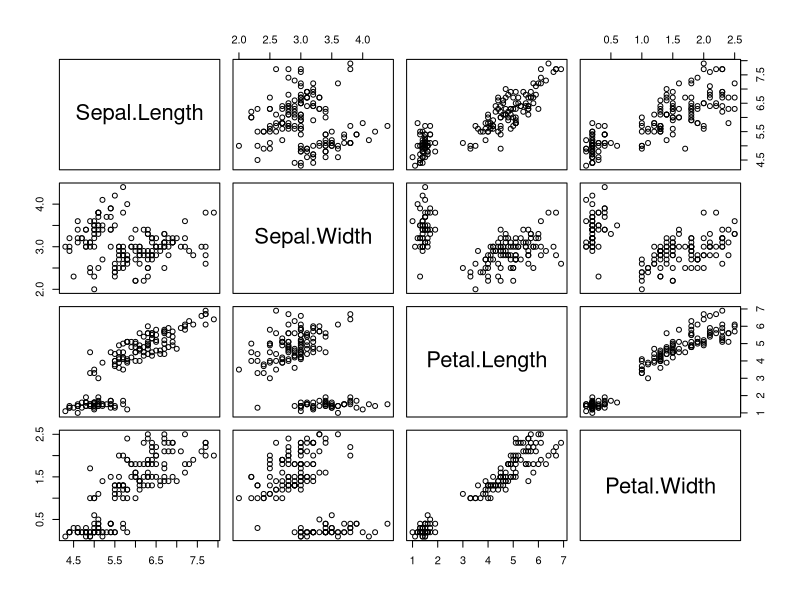
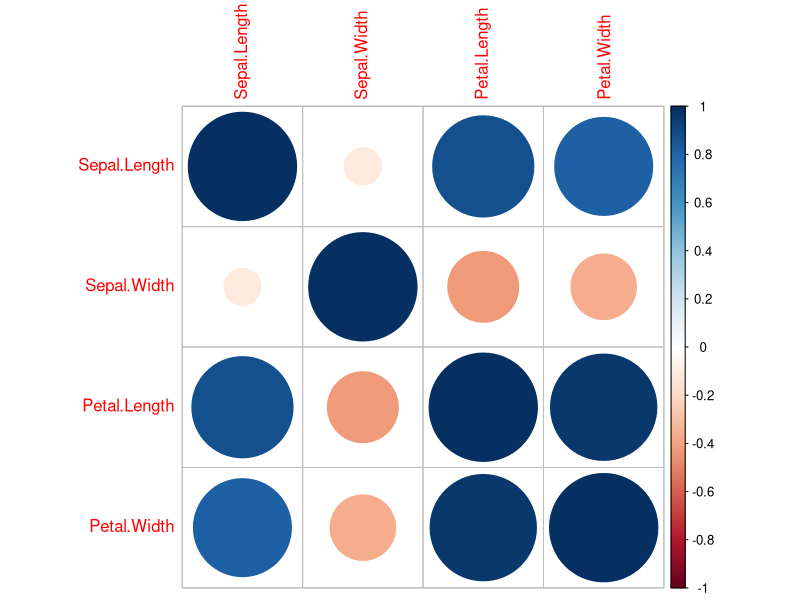
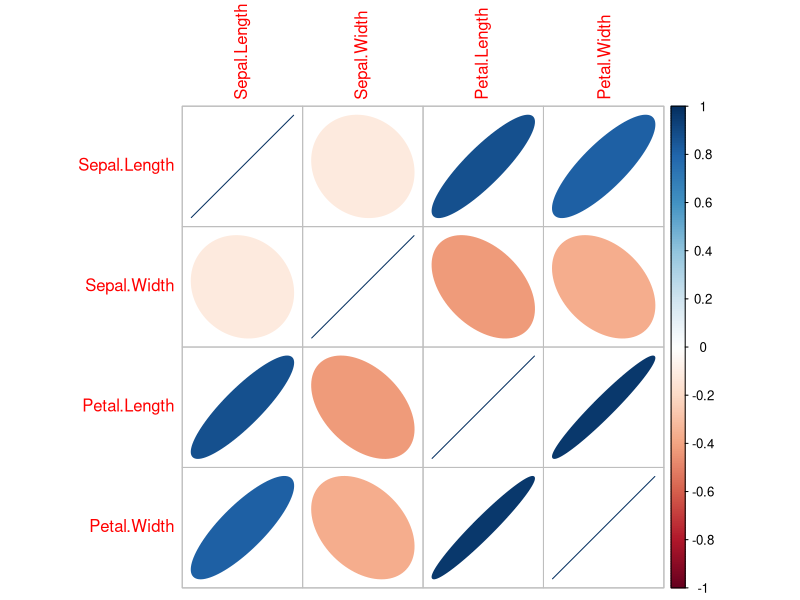

Source code (R) for these figures, in order:
# R기반 통계학 p14
?cor

dm <- seq(1:5)
n_prd <- c(3,5,8,11,13)

cor(dm,n_prd)

# R기반 통계학 p25
# iris dataset
# 3가지 품종
data(iris)
head(iris)
str(iris)
class(iris)
#int: 정수형, num: 실수형

#mflow = c(2행,2열),mar(margine)
par(mflow=c(2,2), mar=c(1,1,1,1))
plot(iris[,-5]) #4개의 행 5번째는 species 정보

iris$Sepal.Length #key 값, column 단위
iris[,] # 행,열 index 접근
cor(iris[,-5])

#install.packages("corrplot")
library(corrplot)
data(iris)
iris_cor <- cor(iris[,-5])
corrplot(iris_cor, method = "circle")
corrplot(iris_cor, method = "ellipse")


